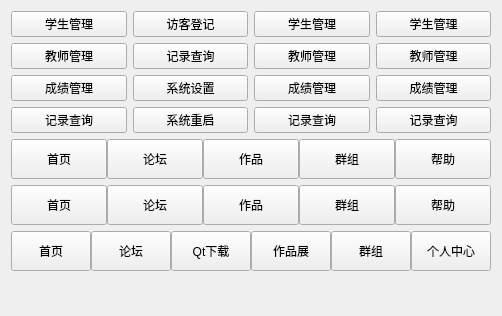
<?xml version="1.0" encoding="UTF-8"?>
<ui version="4.0">
 <class>CatalogWidget2</class>
 <widget class="QWidget" name="CatalogWidget2">
  <property name="geometry">
   <rect>
    <x>0</x>
    <y>0</y>
    <width>476</width>
    <height>316</height>
   </rect>
  </property>
  <property name="windowTitle">
   <string>Form</string>
  </property>
  <layout class="QGridLayout" name="gridLayout">
   <item row="0" column="0">
    <layout class="QVBoxLayout" name="verticalLayout_5">
     <item>
      <layout class="QHBoxLayout" name="horizontalLayout_4">
       <item>
        <widget class="QWidget" name="widgetNav1" native="true">
         <layout class="QVBoxLayout" name="verticalLayout">
          <property name="leftMargin">
           <number>0</number>
          </property>
          <property name="topMargin">
           <number>0</number>
          </property>
          <property name="rightMargin">
           <number>0</number>
          </property>
          <property name="bottomMargin">
           <number>0</number>
          </property>
          <item>
           <widget class="NavButton" name="navButton11">
            <property name="text">
             <string>学生管理</string>
            </property>
           </widget>
          </item>
          <item>
           <widget class="NavButton" name="navButton12">
            <property name="text">
             <string>教师管理</string>
            </property>
           </widget>
          </item>
          <item>
           <widget class="NavButton" name="navButton13">
            <property name="text">
             <string>成绩管理</string>
            </property>
           </widget>
          </item>
          <item>
           <widget class="NavButton" name="navButton14">
            <property name="text">
             <string>记录查询</string>
            </property>
           </widget>
          </item>
         </layout>
        </widget>
       </item>
       <item>
        <widget class="QWidget" name="widgetNav2" native="true">
         <layout class="QVBoxLayout" name="verticalLayout_2">
          <property name="leftMargin">
           <number>0</number>
          </property>
          <property name="topMargin">
           <number>0</number>
          </property>
          <property name="rightMargin">
           <number>0</number>
          </property>
          <property name="bottomMargin">
           <number>0</number>
          </property>
          <item>
           <widget class="NavButton" name="navButton21">
            <property name="text">
             <string>访客登记</string>
            </property>
           </widget>
          </item>
          <item>
           <widget class="NavButton" name="navButton22">
            <property name="text">
             <string>记录查询</string>
            </property>
           </widget>
          </item>
          <item>
           <widget class="NavButton" name="navButton23">
            <property name="text">
             <string>系统设置</string>
            </property>
           </widget>
          </item>
          <item>
           <widget class="NavButton" name="navButton24">
            <property name="text">
             <string>系统重启</string>
            </property>
           </widget>
          </item>
         </layout>
        </widget>
       </item>
       <item>
        <widget class="QWidget" name="widgetNav3" native="true">
         <layout class="QVBoxLayout" name="verticalLayout_3">
          <property name="spacing">
           <number>6</number>
          </property>
          <property name="leftMargin">
           <number>0</number>
          </property>
          <property name="topMargin">
           <number>0</number>
          </property>
          <property name="rightMargin">
           <number>0</number>
          </property>
          <property name="bottomMargin">
           <number>0</number>
          </property>
          <item>
           <widget class="NavButton" name="navButton31">
            <property name="text">
             <string>学生管理</string>
            </property>
           </widget>
          </item>
          <item>
           <widget class="NavButton" name="navButton32">
            <property name="text">
             <string>教师管理</string>
            </property>
           </widget>
          </item>
          <item>
           <widget class="NavButton" name="navButton33">
            <property name="text">
             <string>成绩管理</string>
            </property>
           </widget>
          </item>
          <item>
           <widget class="NavButton" name="navButton34">
            <property name="text">
             <string>记录查询</string>
            </property>
           </widget>
          </item>
         </layout>
        </widget>
       </item>
       <item>
        <widget class="QWidget" name="widgetNav4" native="true">
         <layout class="QVBoxLayout" name="verticalLayout_4">
          <property name="leftMargin">
           <number>0</number>
          </property>
          <property name="topMargin">
           <number>0</number>
          </property>
          <property name="rightMargin">
           <number>0</number>
          </property>
          <property name="bottomMargin">
           <number>0</number>
          </property>
          <item>
           <widget class="NavButton" name="navButton41">
            <property name="text">
             <string>学生管理</string>
            </property>
           </widget>
          </item>
          <item>
           <widget class="NavButton" name="navButton42">
            <property name="text">
             <string>教师管理</string>
            </property>
           </widget>
          </item>
          <item>
           <widget class="NavButton" name="navButton43">
            <property name="text">
             <string>成绩管理</string>
            </property>
           </widget>
          </item>
          <item>
           <widget class="NavButton" name="navButton44">
            <property name="text">
             <string>记录查询</string>
            </property>
           </widget>
          </item>
         </layout>
        </widget>
       </item>
      </layout>
     </item>
     <item>
      <widget class="QWidget" name="widgetNav5" native="true">
       <property name="minimumSize">
        <size>
         <width>0</width>
         <height>40</height>
        </size>
       </property>
       <property name="maximumSize">
        <size>
         <width>16777215</width>
         <height>40</height>
        </size>
       </property>
       <layout class="QHBoxLayout" name="horizontalLayout">
        <property name="spacing">
         <number>0</number>
        </property>
        <property name="leftMargin">
         <number>0</number>
        </property>
        <property name="topMargin">
         <number>0</number>
        </property>
        <property name="rightMargin">
         <number>0</number>
        </property>
        <property name="bottomMargin">
         <number>0</number>
        </property>
        <item>
         <widget class="NavButton" name="navButton51">
          <property name="sizePolicy">
           <sizepolicy hsizetype="Minimum" vsizetype="Expanding">
            <horstretch>0</horstretch>
            <verstretch>0</verstretch>
           </sizepolicy>
          </property>
          <property name="text">
           <string>首页</string>
          </property>
         </widget>
        </item>
        <item>
         <widget class="NavButton" name="navButton52">
          <property name="sizePolicy">
           <sizepolicy hsizetype="Minimum" vsizetype="Expanding">
            <horstretch>0</horstretch>
            <verstretch>0</verstretch>
           </sizepolicy>
          </property>
          <property name="text">
           <string>论坛</string>
          </property>
         </widget>
        </item>
        <item>
         <widget class="NavButton" name="navButton53">
          <property name="sizePolicy">
           <sizepolicy hsizetype="Minimum" vsizetype="Expanding">
            <horstretch>0</horstretch>
            <verstretch>0</verstretch>
           </sizepolicy>
          </property>
          <property name="text">
           <string>作品</string>
          </property>
         </widget>
        </item>
        <item>
         <widget class="NavButton" name="navButton54">
          <property name="sizePolicy">
           <sizepolicy hsizetype="Minimum" vsizetype="Expanding">
            <horstretch>0</horstretch>
            <verstretch>0</verstretch>
           </sizepolicy>
          </property>
          <property name="text">
           <string>群组</string>
          </property>
         </widget>
        </item>
        <item>
         <widget class="NavButton" name="navButton55">
          <property name="sizePolicy">
           <sizepolicy hsizetype="Minimum" vsizetype="Expanding">
            <horstretch>0</horstretch>
            <verstretch>0</verstretch>
           </sizepolicy>
          </property>
          <property name="text">
           <string>帮助</string>
          </property>
         </widget>
        </item>
       </layout>
      </widget>
     </item>
     <item>
      <widget class="QWidget" name="widgetNav6" native="true">
       <property name="minimumSize">
        <size>
         <width>0</width>
         <height>40</height>
        </size>
       </property>
       <property name="maximumSize">
        <size>
         <width>16777215</width>
         <height>40</height>
        </size>
       </property>
       <layout class="QHBoxLayout" name="horizontalLayout_3">
        <property name="spacing">
         <number>0</number>
        </property>
        <property name="leftMargin">
         <number>0</number>
        </property>
        <property name="topMargin">
         <number>0</number>
        </property>
        <property name="rightMargin">
         <number>0</number>
        </property>
        <property name="bottomMargin">
         <number>0</number>
        </property>
        <item>
         <widget class="NavButton" name="navButton61">
          <property name="sizePolicy">
           <sizepolicy hsizetype="Minimum" vsizetype="Expanding">
            <horstretch>0</horstretch>
            <verstretch>0</verstretch>
           </sizepolicy>
          </property>
          <property name="text">
           <string>首页</string>
          </property>
         </widget>
        </item>
        <item>
         <widget class="NavButton" name="navButton62">
          <property name="sizePolicy">
           <sizepolicy hsizetype="Minimum" vsizetype="Expanding">
            <horstretch>0</horstretch>
            <verstretch>0</verstretch>
           </sizepolicy>
          </property>
          <property name="text">
           <string>论坛</string>
          </property>
         </widget>
        </item>
        <item>
         <widget class="NavButton" name="navButton63">
          <property name="sizePolicy">
           <sizepolicy hsizetype="Minimum" vsizetype="Expanding">
            <horstretch>0</horstretch>
            <verstretch>0</verstretch>
           </sizepolicy>
          </property>
          <property name="text">
           <string>作品</string>
          </property>
         </widget>
        </item>
        <item>
         <widget class="NavButton" name="navButton64">
          <property name="sizePolicy">
           <sizepolicy hsizetype="Minimum" vsizetype="Expanding">
            <horstretch>0</horstretch>
            <verstretch>0</verstretch>
           </sizepolicy>
          </property>
          <property name="text">
           <string>群组</string>
          </property>
         </widget>
        </item>
        <item>
         <widget class="NavButton" name="navButton65">
          <property name="sizePolicy">
           <sizepolicy hsizetype="Minimum" vsizetype="Expanding">
            <horstretch>0</horstretch>
            <verstretch>0</verstretch>
           </sizepolicy>
          </property>
          <property name="text">
           <string>帮助</string>
          </property>
         </widget>
        </item>
       </layout>
      </widget>
     </item>
     <item>
      <widget class="QWidget" name="widgetNav7" native="true">
       <property name="minimumSize">
        <size>
         <width>0</width>
         <height>40</height>
        </size>
       </property>
       <property name="maximumSize">
        <size>
         <width>16777215</width>
         <height>40</height>
        </size>
       </property>
       <layout class="QHBoxLayout" name="horizontalLayout_2">
        <property name="spacing">
         <number>0</number>
        </property>
        <property name="leftMargin">
         <number>0</number>
        </property>
        <property name="topMargin">
         <number>0</number>
        </property>
        <property name="rightMargin">
         <number>0</number>
        </property>
        <property name="bottomMargin">
         <number>0</number>
        </property>
        <item>
         <widget class="NavButton" name="navButton71">
          <property name="sizePolicy">
           <sizepolicy hsizetype="Minimum" vsizetype="Expanding">
            <horstretch>0</horstretch>
            <verstretch>0</verstretch>
           </sizepolicy>
          </property>
          <property name="text">
           <string>首页</string>
          </property>
         </widget>
        </item>
        <item>
         <widget class="NavButton" name="navButton72">
          <property name="sizePolicy">
           <sizepolicy hsizetype="Minimum" vsizetype="Expanding">
            <horstretch>0</horstretch>
            <verstretch>0</verstretch>
           </sizepolicy>
          </property>
          <property name="text">
           <string>论坛</string>
          </property>
         </widget>
        </item>
        <item>
         <widget class="NavButton" name="navButton73">
          <property name="sizePolicy">
           <sizepolicy hsizetype="Minimum" vsizetype="Expanding">
            <horstretch>0</horstretch>
            <verstretch>0</verstretch>
           </sizepolicy>
          </property>
          <property name="text">
           <string>Qt下载</string>
          </property>
         </widget>
        </item>
        <item>
         <widget class="NavButton" name="navButton74">
          <property name="sizePolicy">
           <sizepolicy hsizetype="Minimum" vsizetype="Expanding">
            <horstretch>0</horstretch>
            <verstretch>0</verstretch>
           </sizepolicy>
          </property>
          <property name="text">
           <string>作品展</string>
          </property>
         </widget>
        </item>
        <item>
         <widget class="NavButton" name="navButton75">
          <property name="sizePolicy">
           <sizepolicy hsizetype="Minimum" vsizetype="Expanding">
            <horstretch>0</horstretch>
            <verstretch>0</verstretch>
           </sizepolicy>
          </property>
          <property name="text">
           <string>群组</string>
          </property>
         </widget>
        </item>
        <item>
         <widget class="NavButton" name="navButton76">
          <property name="sizePolicy">
           <sizepolicy hsizetype="Minimum" vsizetype="Expanding">
            <horstretch>0</horstretch>
            <verstretch>0</verstretch>
           </sizepolicy>
          </property>
          <property name="text">
           <string>个人中心</string>
          </property>
         </widget>
        </item>
       </layout>
      </widget>
     </item>
     <item>
      <spacer name="verticalSpacer">
       <property name="orientation">
        <enum>Qt::Vertical</enum>
       </property>
       <property name="sizeHint" stdset="0">
        <size>
         <width>20</width>
         <height>40</height>
        </size>
       </property>
      </spacer>
     </item>
    </layout>
   </item>
   <item row="0" column="1">
    <spacer name="horizontalSpacer">
     <property name="orientation">
      <enum>Qt::Horizontal</enum>
     </property>
     <property name="sizeHint" stdset="0">
      <size>
       <width>5</width>
       <height>20</height>
      </size>
     </property>
    </spacer>
   </item>
  </layout>
 </widget>
 <customwidgets>
  <customwidget>
   <class>NavButton</class>
   <extends>QPushButton</extends>
   <header>Model/MyButton/navbutton.h</header>
  </customwidget>
 </customwidgets>
 <resources/>
 <connections/>
</ui>
